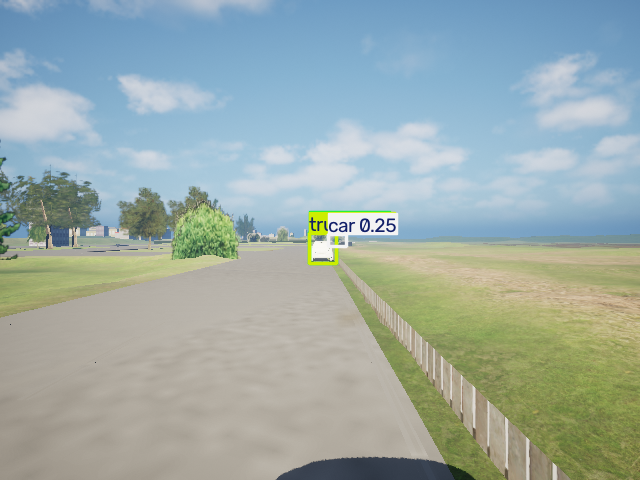
#> input picture tests/Task_24_Final_Research/09_Controlled_Scenario/C02_MovingTarget/C02_V2_YOLO_Frame0530.png, 640 x 480 px, found by its file name
$ python C02_V2_Camera_Lidar_Visual_Comparison.py
#> lines starting #> are read from the running program, lines starting #| are printed output that depends on the picture
from pathlib import Path
from PIL import Image, ImageDraw

base = Path(
    r"E:\GEMSTAR_Project\sensor-health-monitor\tests\Task_24_Final_Research\09_Controlled_Scenario\C02_MovingTarget"
)

camera = Image.open(
    base / "C02_V2_YOLO_Frame0530.png"
).convert("RGB")
#> camera is the input picture: PIL image 640x480 RGB; mean R, G, B 156.6, 171.9, 168.2

lidar = Image.open(
    base / "C02_V2_Frame0530_LiDAR_Projection_NOMINAL.png"
).convert("RGB")
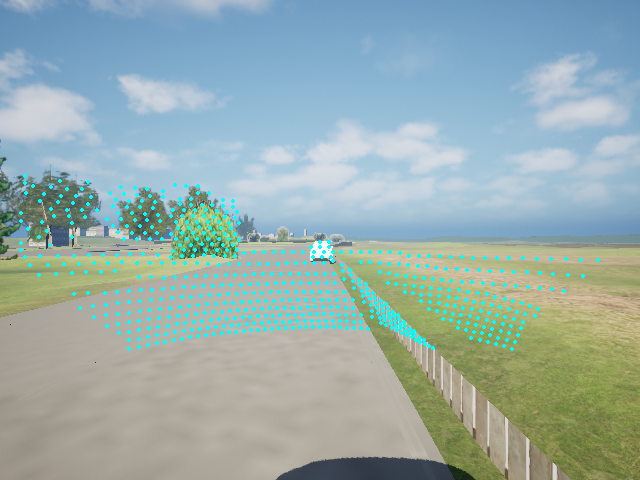
#> input picture tests/Task_24_Final_Research/09_Controlled_Scenario/C02_MovingTarget/C02_V2_Frame0530_LiDAR_Projection_NOMINAL.png, 640 x 480 px, found by its file name
#> lidar is the input picture: PIL image 640x480 RGB; mean R, G, B 152, 173.7, 171.3

if camera.size != lidar.size:
    raise RuntimeError("Image resolution mismatch")

width, height = camera.size
#> width = 640; height = 480

canvas = Image.new(
    "RGB",
    (width * 2, height + 40),
    (255, 255, 255)
)
#> canvas: PIL image 1280x520 RGB; every value is 255

canvas.paste(camera, (0, 40))
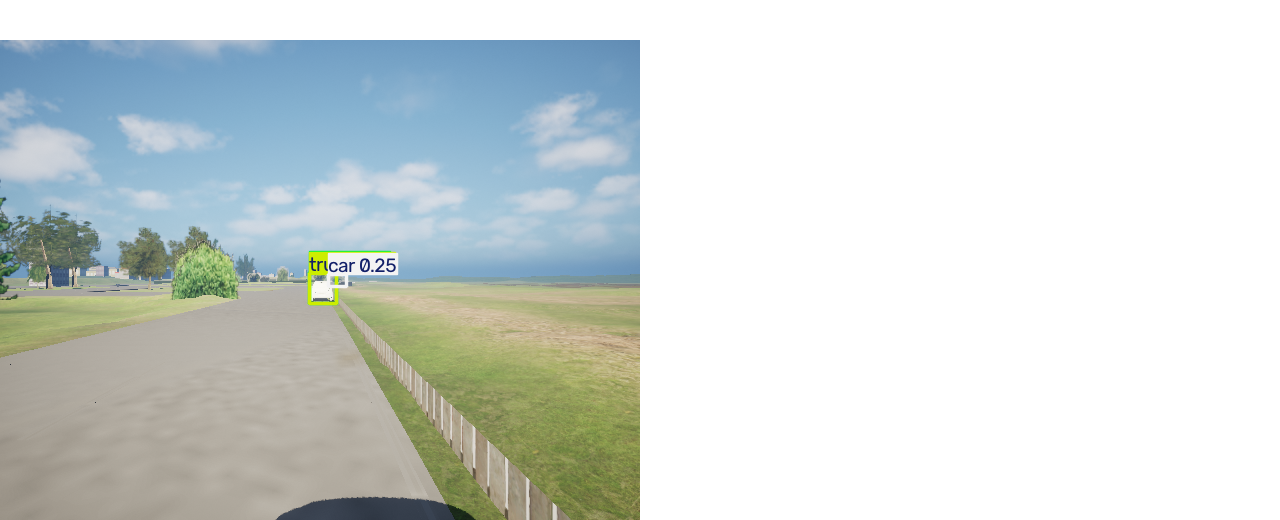
#> canvas: PIL image 1280x520 RGB; mean R, G, B 209.6, 216.6, 214.9
canvas.paste(lidar, (width, 40))
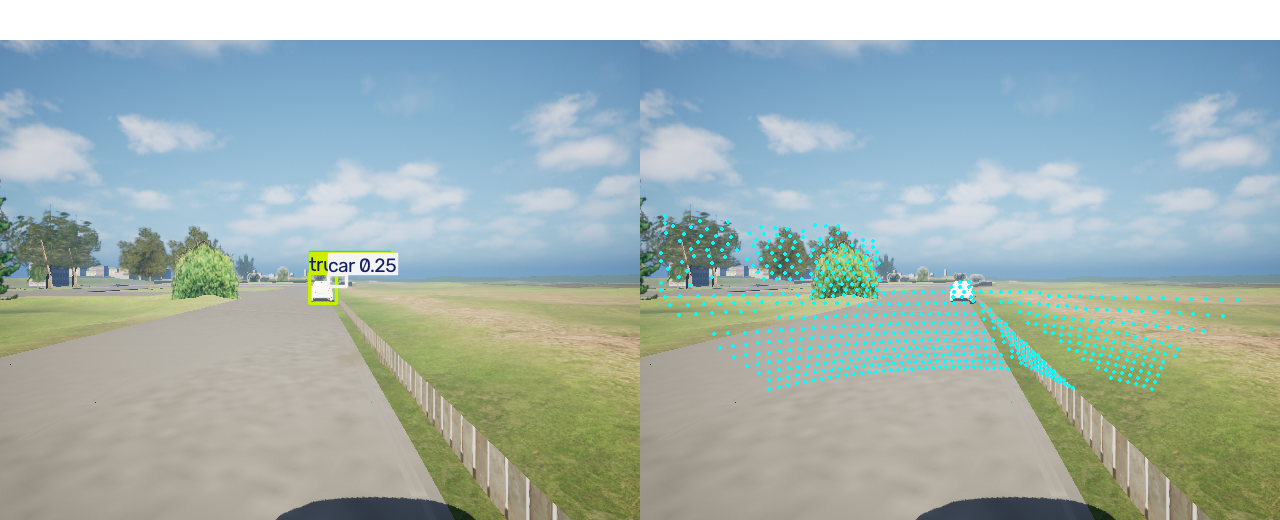
#> canvas: PIL image 1280x520 RGB; mean R, G, B 162.1, 179.1, 176.3

draw = ImageDraw.Draw(canvas)

draw.text(
    (10, 12),
    "CAMERA - YOLO DETECTIONS",
    fill=(0, 0, 0)
)

draw.text(
    (width + 10, 12),
    "LIDAR - NOMINAL PROJECTION",
    fill=(0, 0, 0)
)

output = base / "C02_V2_Camera_Lidar_SideBySide_Frame0530.png"

canvas.save(output)
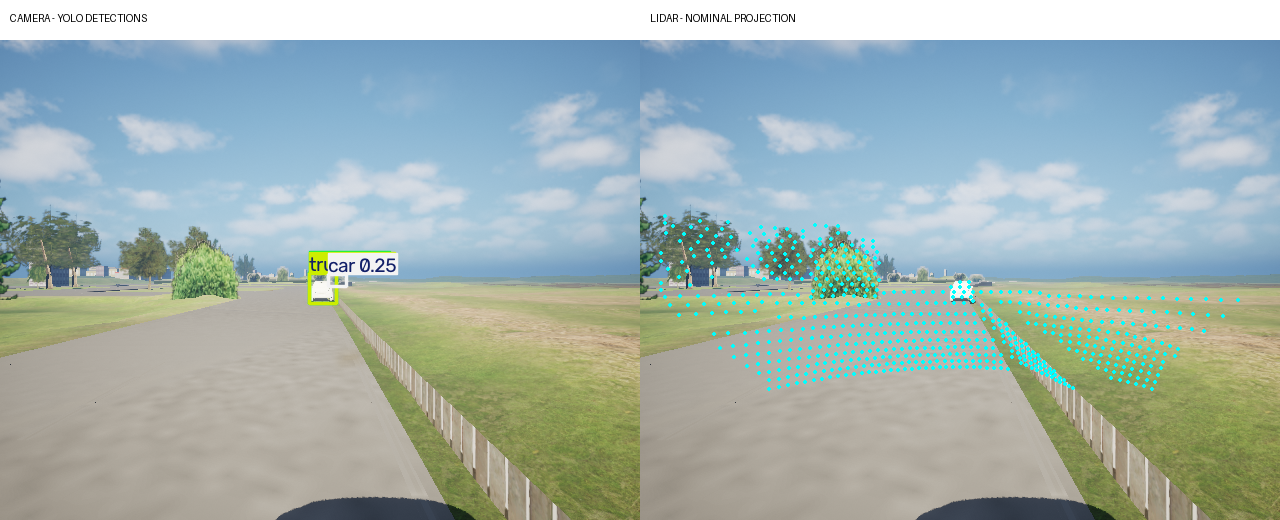
#> saved as C02_V2_Camera_Lidar_SideBySide_Frame0530.png: PIL image 1280x520 RGB; mean R, G, B 161.8, 178.9, 176.1

print("CAMERA_RESOLUTION=", camera.size)
#| CAMERA_RESOLUTION= (640, 480)
print("LIDAR_RESOLUTION=", lidar.size)
#| LIDAR_RESOLUTION= (640, 480)
print("OUTPUT=", output)
print("ORIGINAL_IMAGES_MODIFIED=NO")
print("TASK24_07_15_VISUAL_COMPARISON_COMPLETE")
